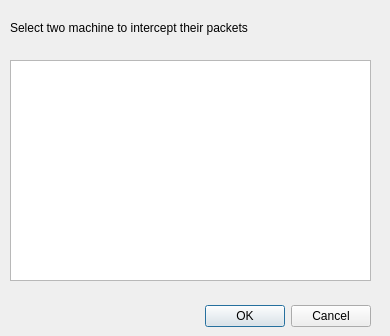
<?xml version="1.0" encoding="UTF-8"?>
<ui version="4.0">
 <class>Dialogarp</class>
 <widget class="QDialog" name="Dialogarp">
  <property name="geometry">
   <rect>
    <x>0</x>
    <y>0</y>
    <width>390</width>
    <height>336</height>
   </rect>
  </property>
  <property name="windowTitle">
   <string>Dialog</string>
  </property>
  <widget class="QDialogButtonBox" name="buttonBox">
   <property name="geometry">
    <rect>
     <x>30</x>
     <y>300</y>
     <width>341</width>
     <height>32</height>
    </rect>
   </property>
   <property name="orientation">
    <enum>Qt::Horizontal</enum>
   </property>
   <property name="standardButtons">
    <set>QDialogButtonBox::Cancel|QDialogButtonBox::Ok</set>
   </property>
  </widget>
  <widget class="QListView" name="listView">
   <property name="geometry">
    <rect>
     <x>10</x>
     <y>60</y>
     <width>361</width>
     <height>221</height>
    </rect>
   </property>
  </widget>
  <widget class="QLabel" name="label">
   <property name="geometry">
    <rect>
     <x>10</x>
     <y>20</y>
     <width>351</width>
     <height>16</height>
    </rect>
   </property>
   <property name="text">
    <string>Select two machine to intercept their packets</string>
   </property>
  </widget>
 </widget>
 <resources/>
 <connections>
  <connection>
   <sender>buttonBox</sender>
   <signal>accepted()</signal>
   <receiver>Dialogarp</receiver>
   <slot>accept()</slot>
   <hints>
    <hint type="sourcelabel">
     <x>248</x>
     <y>254</y>
    </hint>
    <hint type="destinationlabel">
     <x>157</x>
     <y>274</y>
    </hint>
   </hints>
  </connection>
  <connection>
   <sender>buttonBox</sender>
   <signal>rejected()</signal>
   <receiver>Dialogarp</receiver>
   <slot>reject()</slot>
   <hints>
    <hint type="sourcelabel">
     <x>316</x>
     <y>260</y>
    </hint>
    <hint type="destinationlabel">
     <x>286</x>
     <y>274</y>
    </hint>
   </hints>
  </connection>
 </connections>
</ui>
